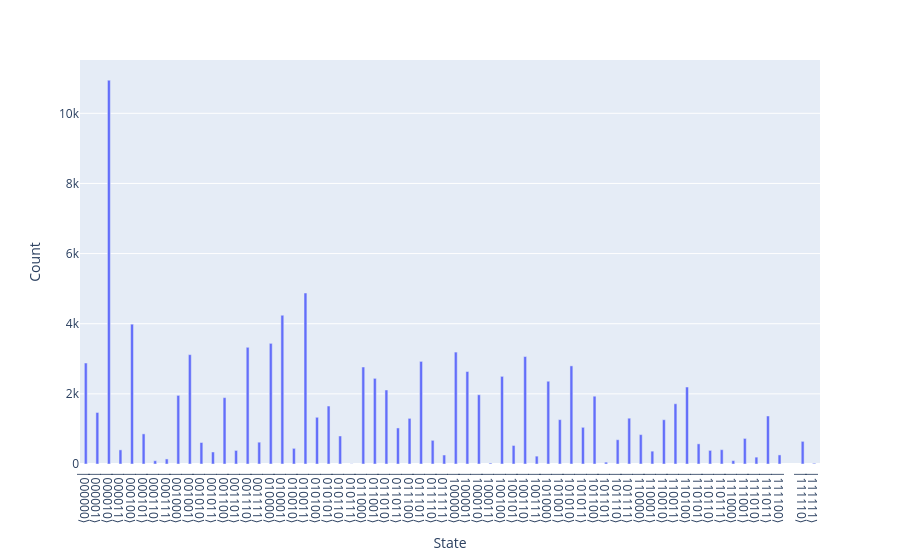

Notebook code cell kept with this figure:
### Code cell
print(res_qaoa)
result_qaoa.histogram("bin", width=1000, height=500).write_image("qaoa.pdf")
result_qaoa.histogram("bin")

### Figure 1 — Plotly figure (JSON) as saved in the notebook; plotly's stock layout.template omitted (floating-point values rounded to 4 significant figures)
{"data": [{"hovertemplate": "State=%{x}<br>Count=%{y}<extra></extra>", "legendgroup": "", "marker": {"color": "#636efa", "pattern": {"shape": ""}}, "name": "", "orientation": "v", "showlegend": false, "textposition": "auto", "type": "bar", "x": [21, 50, 46, 25, 29, 33, 32, 37, 58, 23, 4, 13, 56, 5, 20, 19, 0, 17, 35, 43, 63, 47, 40, 22, 10, 8, 36, 24, 52, 15, 7, 14, 60, 6, 41, 30, 44, 18, 3, 31, 62, 57, 28, 53, 12, 39, 54, 45, 38, 49, 2, 27, 1, 16, 26, 34, 51, 48, 11, 55, 9, 42, 59], "xaxis": "x", "y": [1653, 1262, 692, 2442, 2926, 2637, 3191, 528, 196, 5, 3987, 387, 97, 859, 1332, 4876, 2880, 4242, 27, 1046, 21, 1306, 2360, 799, 613, 1956, 2499, 2766, 2195, 622, 144, 3328, 259, 93, 1265, 675, 1933, 446, 403, 256, 646, 729, 1301, 575, 1892, 224, 388, 53, 3064, 366, 10944, 1028, 1469, 3440, 2111, 1974, 1718, 838, 343, 408, 3118, 2798, 1369], "yaxis": "y"}], "layout": {"bargap": 0.75, "barmode": "relative", "legend": {"tracegroupgap": 0}, "margin": {"t": 60}, "xaxis": {"anchor": "y", "domain": [0, 1], "tickmode": "array", "ticktext": ["|010101⟩", "|110010⟩", "|101110⟩", "|011001⟩", "|011101⟩", "|100001⟩", "|100000⟩", "|100101⟩", "|111010⟩", "|010111⟩", "|000100⟩", "|001101⟩", "|111000⟩", "|000101⟩", "|010100⟩", "|010011⟩", "|000000⟩", "|010001⟩", "|100011⟩", "|101011⟩", "|111111⟩", "|101111⟩", "|101000⟩", "|010110⟩", "|001010⟩", "|001000⟩", "|100100⟩", "|011000⟩", "|110100⟩", "|001111⟩", "|000111⟩", "|001110⟩", "|111100⟩", "|000110⟩", "|101001⟩", "|011110⟩", "|101100⟩", "|010010⟩", "|000011⟩", "|011111⟩", "|111110⟩", "|111001⟩", "|011100⟩", "|110101⟩", "|001100⟩", "|100111⟩", "|110110⟩", "|101101⟩", "|100110⟩", "|110001⟩", "|000010⟩", "|011011⟩", "|000001⟩", "|010000⟩", "|011010⟩", "|100010⟩", "|110011⟩", "|110000⟩", "|001011⟩", "|110111⟩", "|001001⟩", "|101010⟩", "|111011⟩"], "tickvals": [21, 50, 46, 25, 29, 33, 32, 37, 58, 23, 4, 13, 56, 5, 20, 19, 0, 17, 35, 43, 63, 47, 40, 22, 10, 8, 36, 24, 52, 15, 7, 14, 60, 6, 41, 30, 44, 18, 3, 31, 62, 57, 28, 53, 12, 39, 54, 45, 38, 49, 2, 27, 1, 16, 26, 34, 51, 48, 11, 55, 9, 42, 59], "title": {"text": "State"}}, "yaxis": {"anchor": "x", "domain": [0, 1], "title": {"text": "Count"}}}}
